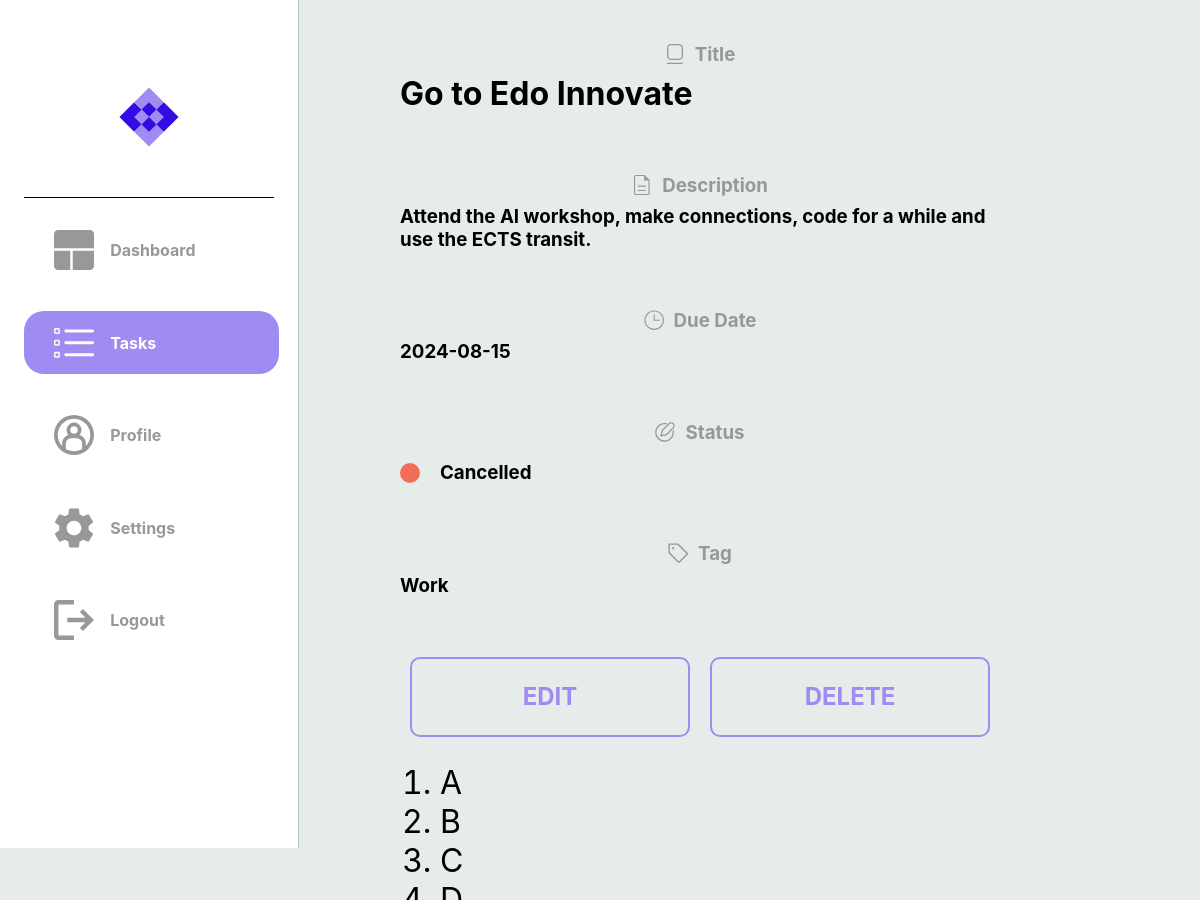
Before: /task/6 (signed in, upper part) with the older database file.
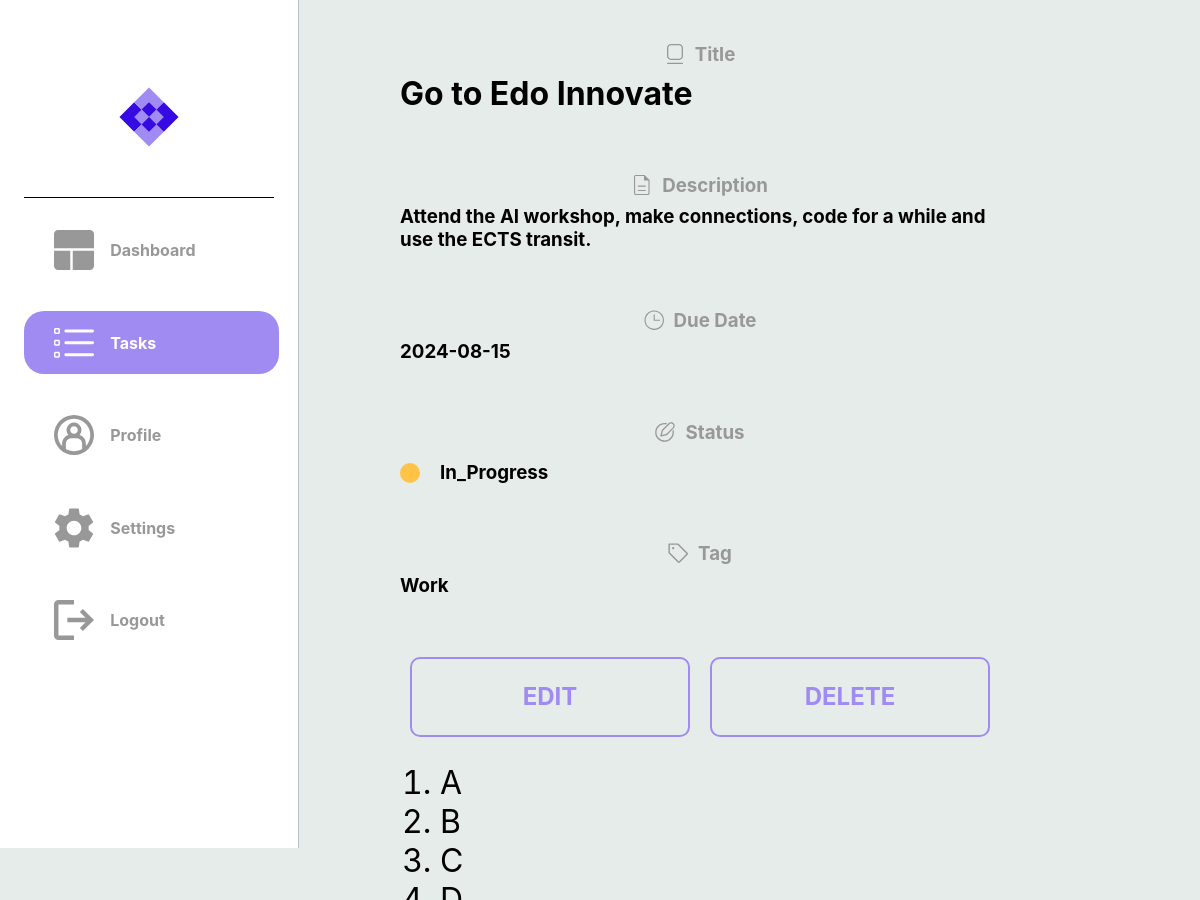
After: the same page with the newer database file.
### dotask/models.py (models this page shows)
class Task(db.Model):
    __tablename__ = "task"
    id = db.Column(db.Integer, primary_key=True)
    title = db.Column(db.String(100), nullable=False)
    description = db.Column(db.String(400), nullable=False)
    due_date = db.Column(db.Date, nullable=False)
    status = db.Column(Enum(TaskStatus))
    tag = db.Column(Enum(TaskTag))
    user_id = db.Column(db.Integer, db.ForeignKey('user.id'), nullable=False)
    user = relationship('User', back_populates='tasks')

### dotask/routes.py (the view)
@app.route("/task/<task_id>", methods=['GET','POST'])
@login_required
def hello_each_task(task_id):
        task = Task.query.get_or_404(task_id)
        if task:
            return render_template("each_task.html", task=task)

### dotask/routes.py (called while the page is built)
@app.after_request
def after_request(response):
    response.headers["Cache-Control"] = "no-cache, no-store, must-revalidate"
    return response

@login_manager.user_loader
def load_user(user_id):
    return User.query.get(user_id)

### dotask/templates/each_task.html (shortened to what this page needs)
{% extends "layout.html" %}
{% block head %}
    <link rel="stylesheet" {% block css_tab_colour %} href="../static/page_css_folder/tasks.css">
    {% endblock %}
{% endblock %}
{% block task_image_colour %}
    <a class="a2" href="{{ url_for('hello_tasks') }}">
    <div id="logos">
        <img class="imgs" src="../static/tasks_active.svg">
        <h4 class="sidebar-text">Tasks</h4>
    </div>
    </a>
{% endblock task_image_colour %}
{% block tasks %}
    {% if task %}
        <div class="task-header">
            <img src="../static/title.svg">
            <h3 class="grey_tags">Title</h3>
        </div>
        <h1 id="status-in-task">{{ task['title'] }}</h1>
        <br>
        <div class="task-header">
            <img src="../static/description.svg">
            <h3 class="grey_tags">Description</h3>
        </div>
        <h3 id="status-in-task">{{ task['description'] }}</h3>
        <br>
        <div class="task-header">
            <img src="../static/due_dates.svg">
            <h3 class="grey_tags">Due Date</h3>
        </div>
        <h3 id="status-in-task">{{ task['due_date'] }}</h3>
        <br>
        <div class="task-header">
            <img src="../static/status.svg">
            <h3 class="grey_tags">Status</h3>
        </div>
        <div class="status-in-task">
            <div class="message-dot {% if task.status.name == 'In_Progress' %}progress-task
            {% elif task.status.name == 'Completed' %}completed-task
            {% elif task.status.name == 'Cancelled' %}cancelled-task
            {% else %}unknown-task
            {% endif %}">
            </div>
            <h3>{{ task.status.name }}</h3>
        </div>
        <br>
        <div class="task-header">
            <img src="../static/tag.svg">
            <h3 class="grey_tags">Tag</h3>
        </div>
        <h3 id="status-in-task">{{ task.tag.name }}</h3>
        <div class="task-clickables">
            <a href="{{ url_for('hello_edit_task', task_id=task['id']) }}">
                <div class="">
                    <h2>EDIT</h2>
                </div>
            </a>
            <a href="{{ url_for('hello_delete_task', task_id=task['id']) }}">
                <div class="">
                    <h2>DELETE</h2>
                </div>
            </a>
        </div>
        {% else %}
        <h1>No task found.</h1>
    {% endif %}
{% endblock tasks %}

Changed rows visible on the page:
changed Task "Go to Edo Innovate": status "Cancelled" → "In_Progress" (drawn); status.name "Cancelled" → "In_Progress"
